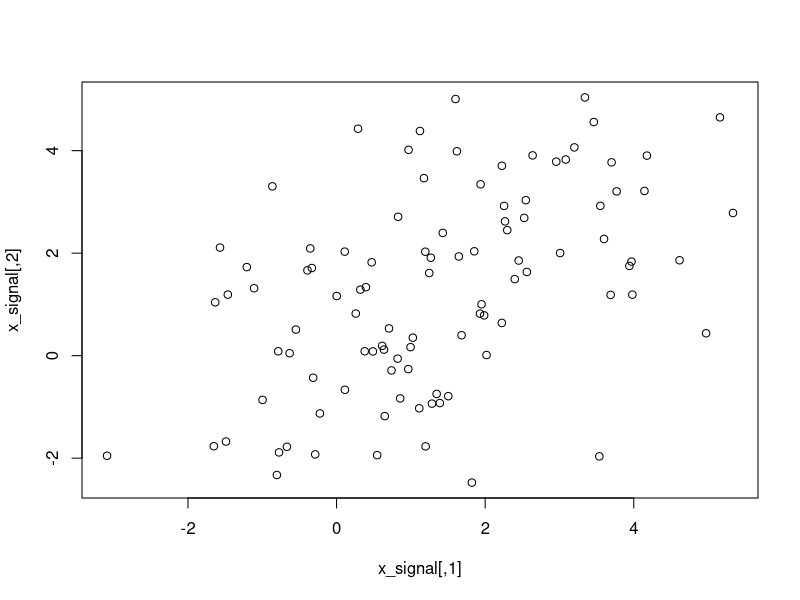

Generate this figure with R: (Note: this script raises an error after producing the figure.)
set.seed(12345)
n <- 100L
x_signal <- mvtnorm::rmvnorm(n, c(1, 1), matrix(c(3, 1.5, 1.5, 3), nrow = 2))
plot(x_signal)
x_noise <- matrix(rnorm(n * 8), nrow = n)
x <- cbind(x_signal, x_noise)

# noise free
s0 <- svd(scale(x_signal, TRUE, FALSE))
z0 <- s$u %*% diag(s$d)
par(mfrow = c(1, 2))
plot(x_signal)
plot(z)
s0$v

# manual PCA (full data)
s1 <- svd(scale(x, TRUE, FALSE))
z1 <- s$u[,1:2] %*% diag(s$d[1:2])
par(mfrow = c(1, 2))
plot(x_signal)
plot(z)
s1$v[,1:2]

sdev0 <- s0$d^2 / (2 - 1)
sdev1 <- s1$d^2 / (n - 1) 

par(mfrow = c(1, 2))
plot(sdev0)
plot(sdev1)

# using the function
pca <- prcomp(x)
par(mfrow = c(1, 2))
plot(pca)
plot(sdev1 / sum(sdev1))
par(mfrow = c(1, 1))
biplot(pca)
